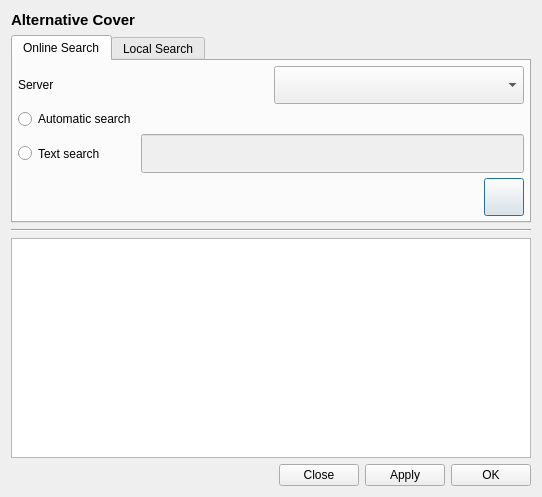
<?xml version="1.0" encoding="UTF-8"?>
<ui version="4.0">
 <class>GUI_AlternativeCovers</class>
 <widget class="QDialog" name="GUI_AlternativeCovers">
  <property name="geometry">
   <rect>
    <x>0</x>
    <y>0</y>
    <width>538</width>
    <height>497</height>
   </rect>
  </property>
  <layout class="QGridLayout" name="gridLayout">
   <item row="2" column="0">
    <widget class="Line" name="line">
     <property name="orientation">
      <enum>Qt::Horizontal</enum>
     </property>
    </widget>
   </item>
   <item row="1" column="0">
    <widget class="QTabWidget" name="tabWidget">
     <property name="currentIndex">
      <number>0</number>
     </property>
     <widget class="QWidget" name="tab">
      <attribute name="title">
       <string>Online Search</string>
      </attribute>
      <layout class="QGridLayout" name="gridLayout_3">
       <property name="leftMargin">
        <number>5</number>
       </property>
       <property name="topMargin">
        <number>5</number>
       </property>
       <property name="rightMargin">
        <number>5</number>
       </property>
       <property name="bottomMargin">
        <number>5</number>
       </property>
       <property name="spacing">
        <number>5</number>
       </property>
       <item row="2" column="1">
        <widget class="QLineEdit" name="le_search">
         <property name="enabled">
          <bool>false</bool>
         </property>
         <property name="sizePolicy">
          <sizepolicy hsizetype="Expanding" vsizetype="Preferred">
           <horstretch>0</horstretch>
           <verstretch>0</verstretch>
          </sizepolicy>
         </property>
         <property name="focusPolicy">
          <enum>Qt::ClickFocus</enum>
         </property>
        </widget>
       </item>
       <item row="1" column="0">
        <widget class="QRadioButton" name="rb_auto_search">
         <property name="text">
          <string>Automatic search</string>
         </property>
         <attribute name="buttonGroup">
          <string notr="true">buttonGroup</string>
         </attribute>
        </widget>
       </item>
       <item row="2" column="0">
        <widget class="QRadioButton" name="rb_text_search">
         <property name="sizePolicy">
          <sizepolicy hsizetype="Minimum" vsizetype="Preferred">
           <horstretch>0</horstretch>
           <verstretch>0</verstretch>
          </sizepolicy>
         </property>
         <property name="focusPolicy">
          <enum>Qt::StrongFocus</enum>
         </property>
         <property name="text">
          <string>Text search</string>
         </property>
         <attribute name="buttonGroup">
          <string notr="true">buttonGroup</string>
         </attribute>
        </widget>
       </item>
       <item row="5" column="0" colspan="2">
        <layout class="QHBoxLayout" name="horizontalLayout_3">
         <item>
          <spacer name="horizontalSpacer_3">
           <property name="orientation">
            <enum>Qt::Horizontal</enum>
           </property>
           <property name="sizeHint" stdset="0">
            <size>
             <width>40</width>
             <height>20</height>
            </size>
           </property>
          </spacer>
         </item>
         <item>
          <widget class="QPushButton" name="btn_search">
           <property name="sizePolicy">
            <sizepolicy hsizetype="Minimum" vsizetype="Preferred">
             <horstretch>0</horstretch>
             <verstretch>0</verstretch>
            </sizepolicy>
           </property>
           <property name="text">
            <string/>
           </property>
          </widget>
         </item>
        </layout>
       </item>
       <item row="0" column="0" colspan="2">
        <layout class="QHBoxLayout" name="horizontalLayout_2">
         <item>
          <widget class="QLabel" name="lab_server">
           <property name="text">
            <string>Server</string>
           </property>
          </widget>
         </item>
         <item>
          <widget class="Gui::ComboBox" name="combo_search_fetchers">
           <property name="sizePolicy">
            <sizepolicy hsizetype="Minimum" vsizetype="Preferred">
             <horstretch>0</horstretch>
             <verstretch>0</verstretch>
            </sizepolicy>
           </property>
          </widget>
         </item>
        </layout>
       </item>
      </layout>
     </widget>
     <widget class="QWidget" name="tab_2">
      <attribute name="title">
       <string>Local Search</string>
      </attribute>
      <layout class="QGridLayout" name="gridLayout_4">
       <item row="0" column="0">
        <widget class="QLabel" name="label">
         <property name="sizePolicy">
          <sizepolicy hsizetype="MinimumExpanding" vsizetype="Preferred">
           <horstretch>0</horstretch>
           <verstretch>0</verstretch>
          </sizepolicy>
         </property>
         <property name="text">
          <string>Select and preview multiple covers</string>
         </property>
        </widget>
       </item>
       <item row="0" column="1">
        <widget class="QPushButton" name="btn_file">
         <property name="focusPolicy">
          <enum>Qt::StrongFocus</enum>
         </property>
         <property name="text">
          <string notr="true">...</string>
         </property>
        </widget>
       </item>
       <item row="1" column="0">
        <spacer name="verticalSpacer">
         <property name="orientation">
          <enum>Qt::Vertical</enum>
         </property>
         <property name="sizeHint" stdset="0">
          <size>
           <width>20</width>
           <height>40</height>
          </size>
         </property>
        </spacer>
       </item>
      </layout>
     </widget>
    </widget>
   </item>
   <item row="4" column="0">
    <layout class="QHBoxLayout" name="horizontalLayout">
     <item>
      <widget class="QLabel" name="lab_status">
       <property name="text">
        <string/>
       </property>
      </widget>
     </item>
     <item>
      <spacer name="horizontalSpacer_2">
       <property name="orientation">
        <enum>Qt::Horizontal</enum>
       </property>
       <property name="sizeHint" stdset="0">
        <size>
         <width>40</width>
         <height>20</height>
        </size>
       </property>
      </spacer>
     </item>
     <item>
      <widget class="QLabel" name="lab_img_size">
       <property name="text">
        <string/>
       </property>
      </widget>
     </item>
     <item>
      <spacer name="horizontalSpacer">
       <property name="orientation">
        <enum>Qt::Horizontal</enum>
       </property>
       <property name="sizeHint" stdset="0">
        <size>
         <width>40</width>
         <height>20</height>
        </size>
       </property>
      </spacer>
     </item>
     <item>
      <widget class="QPushButton" name="btn_close">
       <property name="focusPolicy">
        <enum>Qt::StrongFocus</enum>
       </property>
       <property name="text">
        <string notr="true">Close</string>
       </property>
      </widget>
     </item>
     <item>
      <widget class="QPushButton" name="btn_apply">
       <property name="text">
        <string notr="true">Apply</string>
       </property>
      </widget>
     </item>
     <item>
      <widget class="QPushButton" name="btn_ok">
       <property name="focusPolicy">
        <enum>Qt::StrongFocus</enum>
       </property>
       <property name="text">
        <string notr="true">OK</string>
       </property>
       <property name="iconSize">
        <size>
         <width>16</width>
         <height>16</height>
        </size>
       </property>
      </widget>
     </item>
    </layout>
   </item>
   <item row="3" column="0">
    <widget class="QTableView" name="tv_images">
     <property name="enabled">
      <bool>true</bool>
     </property>
     <property name="sizePolicy">
      <sizepolicy hsizetype="Expanding" vsizetype="MinimumExpanding">
       <horstretch>0</horstretch>
       <verstretch>0</verstretch>
      </sizepolicy>
     </property>
     <property name="minimumSize">
      <size>
       <width>520</width>
       <height>220</height>
      </size>
     </property>
     <property name="mouseTracking">
      <bool>true</bool>
     </property>
     <property name="verticalScrollBarPolicy">
      <enum>Qt::ScrollBarAsNeeded</enum>
     </property>
     <property name="editTriggers">
      <set>QAbstractItemView::NoEditTriggers</set>
     </property>
     <property name="tabKeyNavigation">
      <bool>false</bool>
     </property>
     <property name="showDropIndicator" stdset="0">
      <bool>false</bool>
     </property>
     <property name="dragDropOverwriteMode">
      <bool>false</bool>
     </property>
     <property name="selectionMode">
      <enum>QAbstractItemView::SingleSelection</enum>
     </property>
     <property name="verticalScrollMode">
      <enum>QAbstractItemView::ScrollPerPixel</enum>
     </property>
     <property name="horizontalScrollMode">
      <enum>QAbstractItemView::ScrollPerPixel</enum>
     </property>
     <property name="showGrid">
      <bool>false</bool>
     </property>
     <property name="gridStyle">
      <enum>Qt::NoPen</enum>
     </property>
     <property name="cornerButtonEnabled">
      <bool>false</bool>
     </property>
     <attribute name="horizontalHeaderVisible">
      <bool>false</bool>
     </attribute>
     <attribute name="horizontalHeaderHighlightSections">
      <bool>false</bool>
     </attribute>
     <attribute name="horizontalHeaderMinimumSectionSize">
      <number>100</number>
     </attribute>
     <attribute name="verticalHeaderVisible">
      <bool>false</bool>
     </attribute>
     <attribute name="verticalHeaderDefaultSectionSize">
      <number>100</number>
     </attribute>
     <attribute name="verticalHeaderHighlightSections">
      <bool>false</bool>
     </attribute>
     <attribute name="verticalHeaderMinimumSectionSize">
      <number>100</number>
     </attribute>
    </widget>
   </item>
   <item row="0" column="0">
    <widget class="QLabel" name="lab_title">
     <property name="font">
      <font>
       <pointsize>11</pointsize>
       <weight>75</weight>
       <bold>true</bold>
      </font>
     </property>
     <property name="text">
      <string>Alternative Cover</string>
     </property>
    </widget>
   </item>
  </layout>
 </widget>
 <customwidgets>
  <customwidget>
   <class>Gui::ComboBox</class>
   <extends>QComboBox</extends>
   <header>GUI/Utils/Widgets/ComboBox.h</header>
  </customwidget>
 </customwidgets>
 <resources/>
 <connections/>
 <buttongroups>
  <buttongroup name="buttonGroup"/>
 </buttongroups>
</ui>
